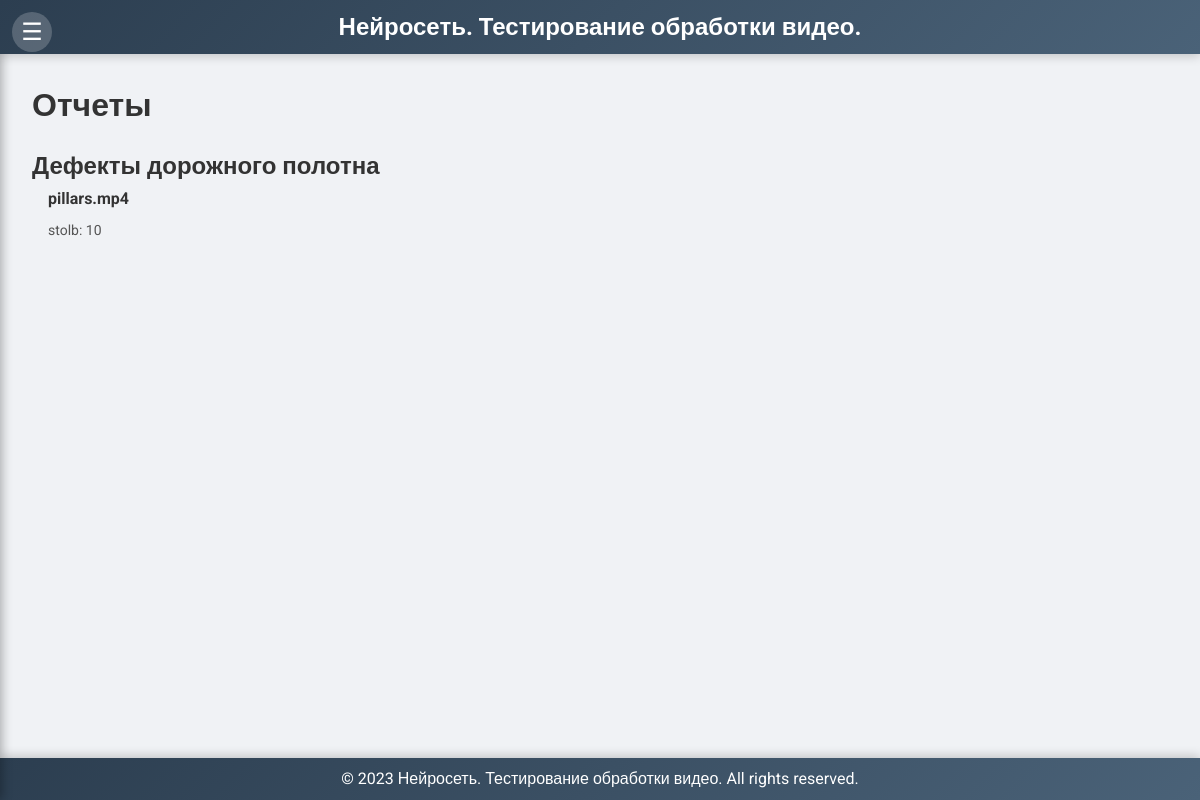
Page /reports on the committed database.
### models.py (models this page shows)
class UploadedFile(db.Model):
    id = db.Column(db.Integer, primary_key=True)
    model_name = db.Column(db.String(255), nullable=False)
    version = db.Column(db.String(10), nullable=False)
    task_type = db.Column(db.String(50), nullable=False)
    description = db.Column(db.Text, nullable=False)
    file_path = db.Column(db.String(255), nullable=False)
    original_filename = db.Column(db.String(255), nullable=False)
    filename_without_guid = db.Column(db.String(255), nullable=False)
    upload_datetime = db.Column(db.DateTime, default=datetime.utcnow)

class DetectedObject(db.Model):
    id = db.Column(db.Integer, primary_key=True)
    uploaded_file_id = db.Column(db.Integer, db.ForeignKey('uploaded_file.id'), nullable=False)
    detection_datetime = db.Column(db.DateTime, default=datetime.utcnow)
    image_name = db.Column(db.String(255), nullable=False)
    video_name = db.Column(db.String(255), nullable=False)
    folder = db.Column(db.String(255), nullable=False)
    class_name = db.Column(db.String(255), nullable=False)
    processing_number = db.Column(db.Integer, nullable=False)
    description = db.Column(db.Text, nullable=False)
    uploaded_file = db.relationship('UploadedFile', backref='detected_objects')

### app.py (the view)
@app.route('/reports', methods=['GET'])
def reports():
    summary_query = (db.session.query(
        UploadedFile.model_name,
        DetectedObject.video_name,
        DetectedObject.class_name,
        func.count(DetectedObject.class_name).label('class_count')
    )
    .join(DetectedObject, UploadedFile.id == DetectedObject.uploaded_file_id)
    .group_by(UploadedFile.model_name, DetectedObject.video_name, DetectedObject.class_name)
    .order_by(UploadedFile.model_name, DetectedObject.video_name)
    .all())
    summary_data = {}
    for model_name, video_name, class_name, class_count in summary_query:
        if model_name not in summary_data:
            summary_data[model_name] = {}
        if video_name not in summary_data[model_name]:
            summary_data[model_name][video_name] = []
        summary_data[model_name][video_name].append((class_name, class_count))
    return render_template('reports.html', current_page='reports', summary_data=summary_data)

### templates/reports.html (shortened to what this page needs)
{% extends 'base.html' %}
{% block content %}
    <h1>Отчеты</h1>
    <div class="summary-report">
        {% for model_name, videos in summary_data.items() %}
            <div class="model-group">
                <h2>{{ model_name }}</h2>
                {% for video_name, classes in videos.items() %}
                    <div class="video-group">
                        <h3>{{ video_name.split('_', 1)[1] if '_' in video_name else video_name }}</h3>
                        <p>
                            {% for class_name, count in classes %}
                                {{ class_name }}: {{ count }}{% if not loop.last %}, {% endif %}
                            {% endfor %}
                        </p>
                    </div>
                {% endfor %}
            </div>
        {% endfor %}
    </div>
{% endblock %}

### static/css/styles.css (style rules this page uses)
* { margin: 0; padding: 0; box-sizing: border-box; }
body { font-family: 'Roboto', sans-serif; line-height: 1.6; background-color: #f0f2f5; color: #333; }
.summary-report { margin-top: 1rem; }
.model-group { margin-bottom: 2rem; }
.video-group { margin-left: 1rem; margin-bottom: 1rem; }
.video-group h3 { font-size: 16px; margin-bottom: 0.5rem; }
.video-group p { font-size: 14px; color: #555; }

### rows in the picture
UploadedFile: model_name "Дефекты дорожного полотна", video_name "pillars.mp4"
DetectedObject: class_name "stolb", id "10"
